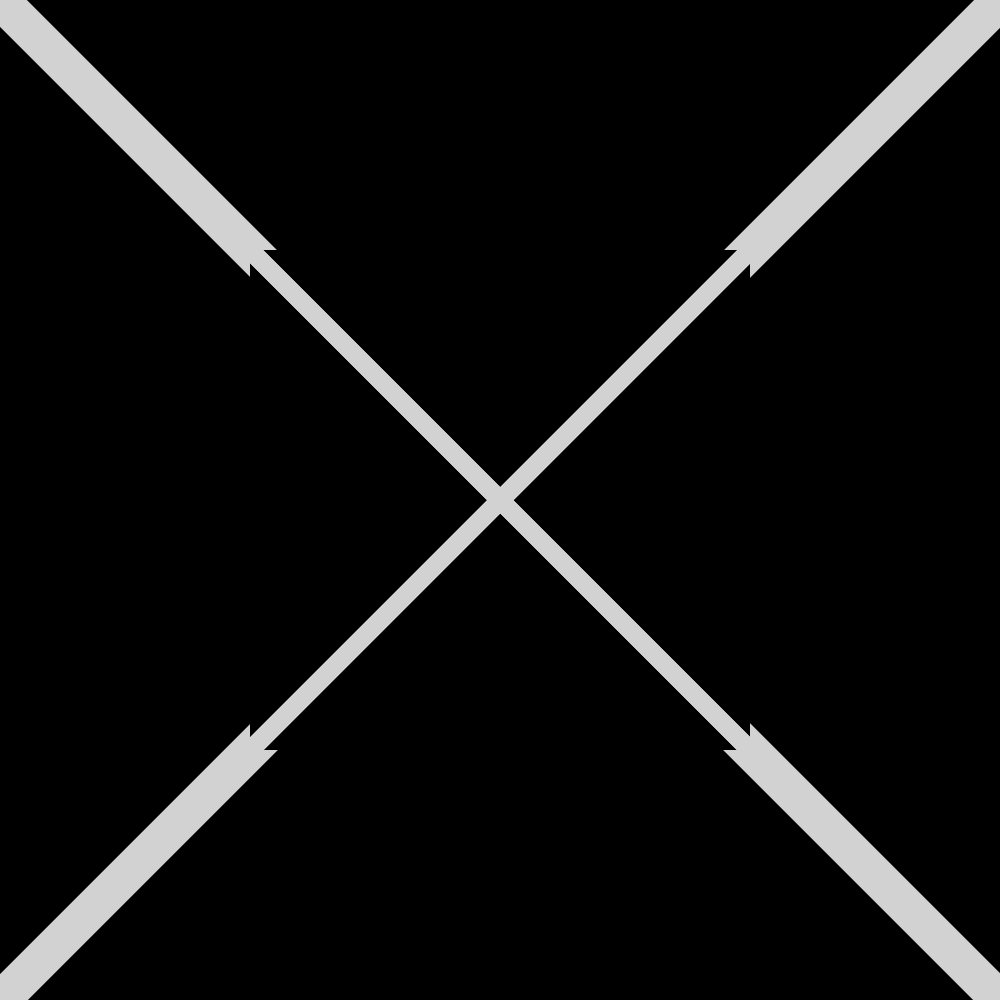
Frame 1 (no input)
Frame 60 (the mouse pressed at the canvas centre just before this capture): identical to frame 1, image omitted
Frame 120 (the mouse held since frame 60 and released just before this capture): identical to frame 1, image omitted

The Processing sketch that drew this single still picture (run headless with seeded random() and noise(); from frame 60 on, the mouse is pressed at the canvas centre):

// Processing sketch: code_11_27
// ── code_11_27.pde
void setup(){
  size(1000, 1000);
}

void draw(){
  background(0);
  stroke(210);
  strokeWeight(38);
  line(0, 0, width, height);
  line(width, 0, 0, height);
  
  imageMode(CENTER);
  PImage cross = get();
  
  image(cross, width/2, height/2, 500, 500);
}
